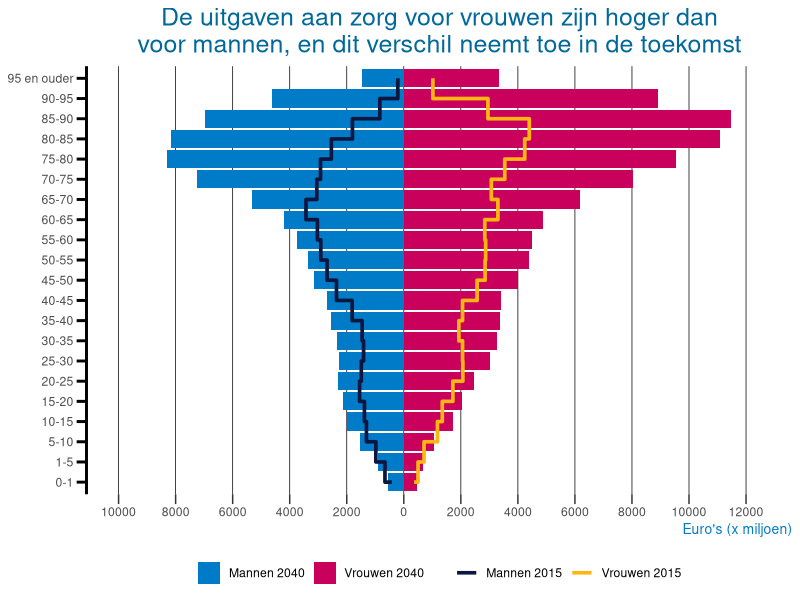
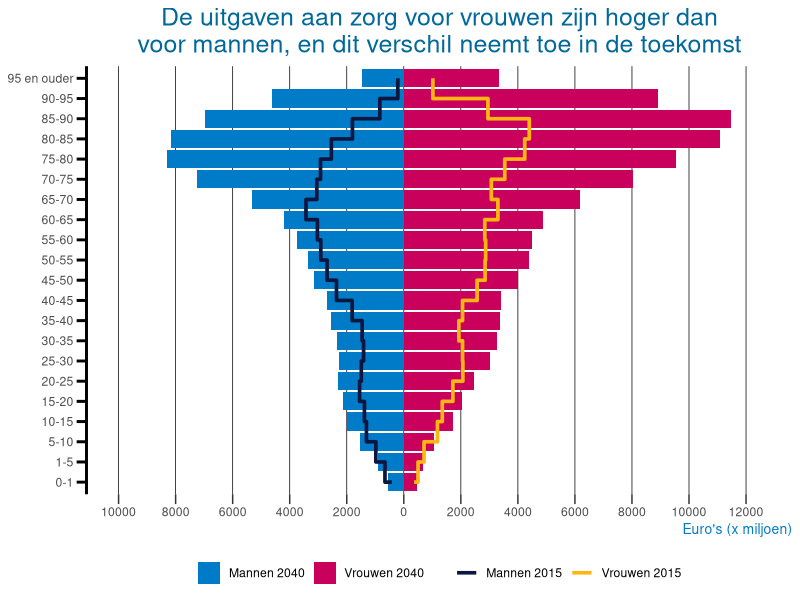

Source code (R) for these figures, in order:
## ---- chunk 1
library(tidyverse)
## ---- chunk 2
df <- read_csv("zorguitgaven.csv")
rbind(head(df, 3), tail(df, 3))
## ---- chunk 3
df = gather(read_csv('zorguitgaven.csv'), Type, Value, 2:5)
df$Type <- as.factor(df$Type)
df$Category <- factor(df$Category, levels = c("0-1", "1-5", "5-10", "10-15", "15-20",
                                              "20-25", "25-30", "30-35", "35-40", "40-45",
                                              "45-50", "50-55", "55-60", "60-65", "65-70",
                                              "70-75", "75-80", "80-85", "85-90", "90-95",
                                              "95 en ouder"))
rbind(head(df, 3), tail(df, 3))
## ---- chunk 4
ggplot(df, aes(Category, Value)) + 
  geom_bar(data= df %>% filter(Type %in% c('Mannen 2040', 'Vrouwen 2040')),
           aes(fill = Type),
           linetype = 0,
           stat = "identity") +
  scale_fill_manual(values = c("#007BC7", "#CA005D")) +
  geom_step(data = df %>% filter(Type %in% c('Mannen 2015', 'Vrouwen 2015')),
            aes(group = Type, color = Type),
            size = 1.25,
            direction = "vh",
            linetype = 1) +
  scale_color_manual(values = c("#0C163F", "#FFB612")) +
  scale_y_continuous(name = "Euro's (x miljoen)",
                     lim = c(-10000, 12500),
                     breaks = seq(-10000, 12500, 2000),
                     labels = abs(seq(-10000, 12500, 2000))) +
  theme(panel.background = element_blank(),
        panel.grid.major.x = element_line(colour = "black", size = 0.25),
        panel.grid.major.y = element_blank(),
        panel.grid.minor = element_blank(),
        axis.title.x = element_text(colour = "#007BC7", size = 10, hjust = 1),
        axis.title.y = element_blank(),
        plot.title = element_text(color = "#01689B", size= 18, hjust = 0.5),
        legend.position = "bottom",
        legend.title = element_blank(),
        legend.key = element_blank(),
        axis.ticks.length=unit(.25, "cm"),
        axis.line.y = element_line(size = 1, linetype = "solid"),
        axis.ticks.y = element_line(colour = "black", size = 1)) +
  ggtitle("De uitgaven aan zorg voor vrouwen zijn hoger dan\nvoor mannen, en dit verschil neemt toe in de toekomst") +
  coord_flip()
## ---- chunk 5
ggsave("zorguitgaven.png", width=10, height=6)
